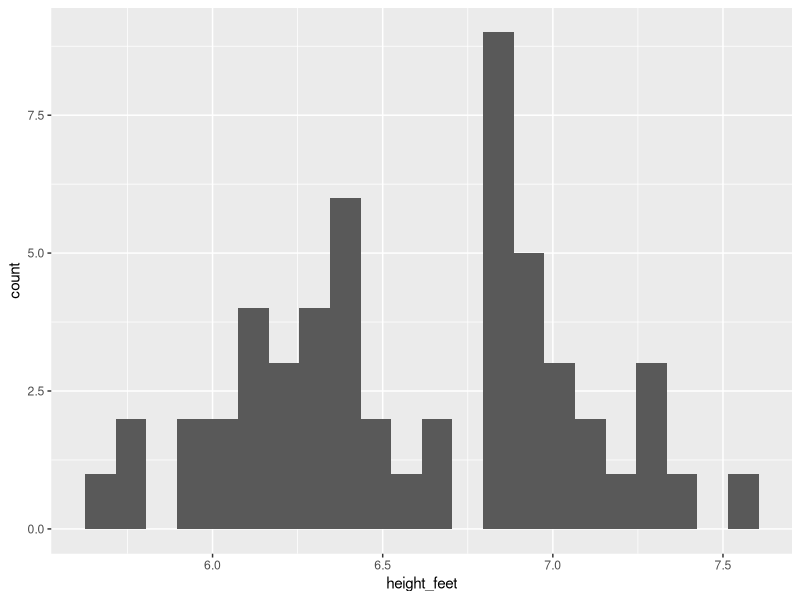
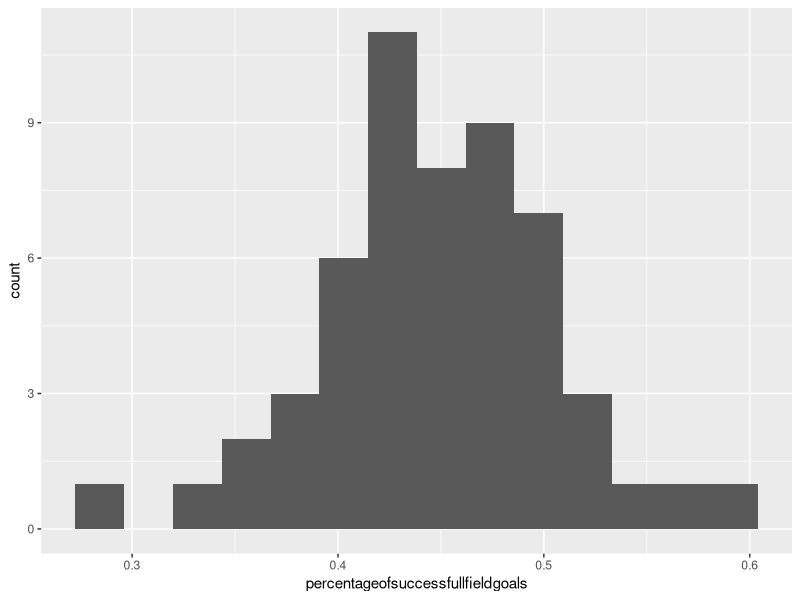
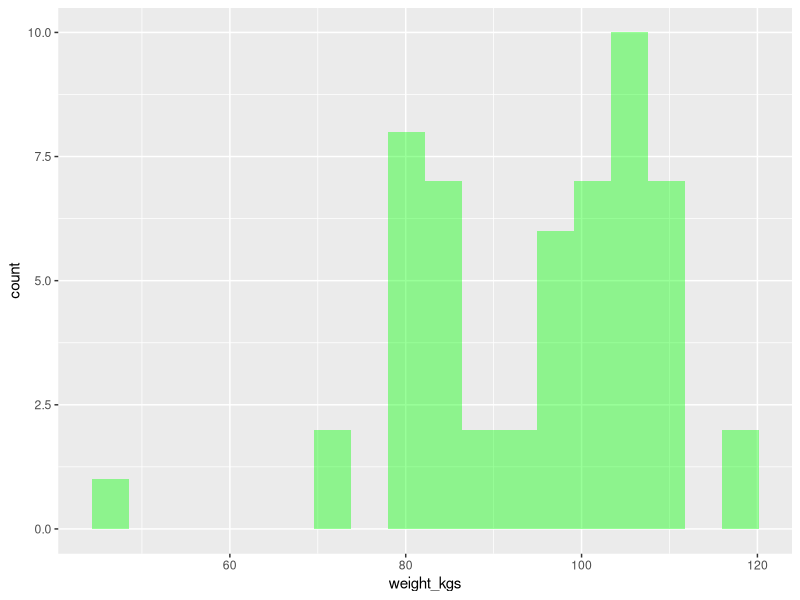
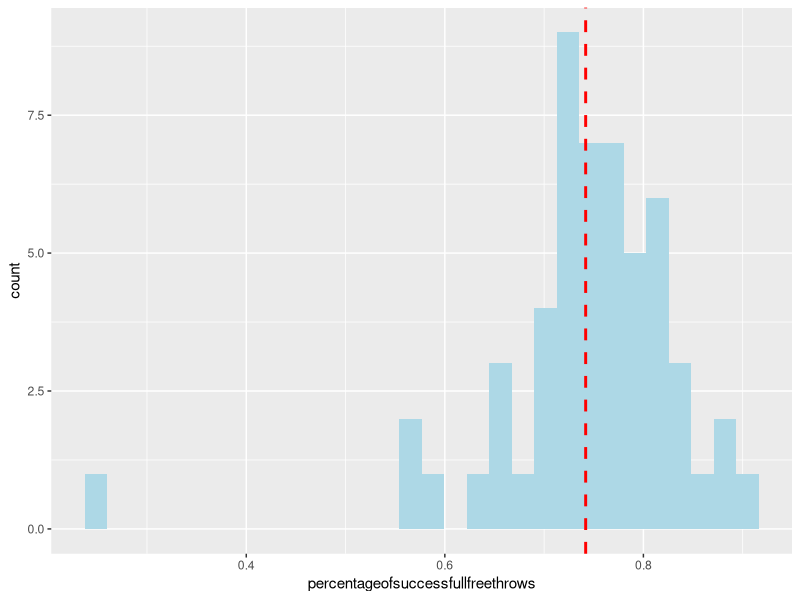
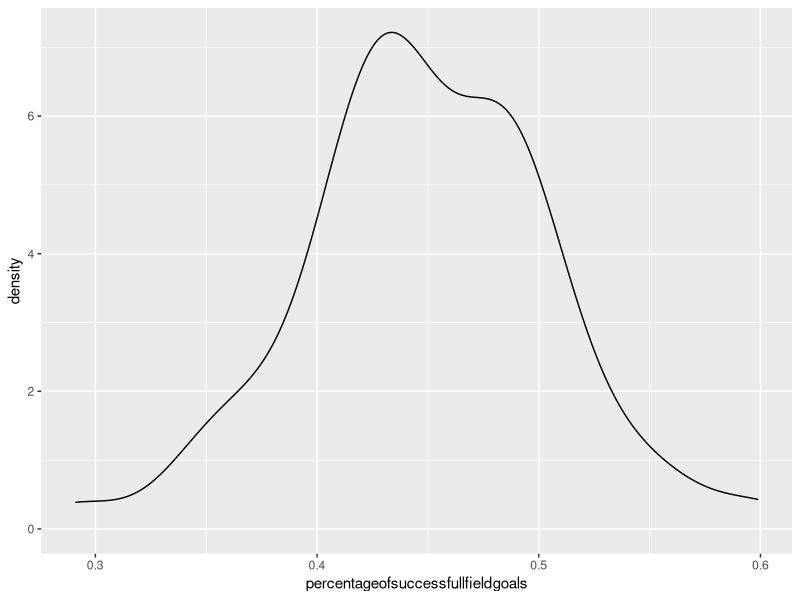
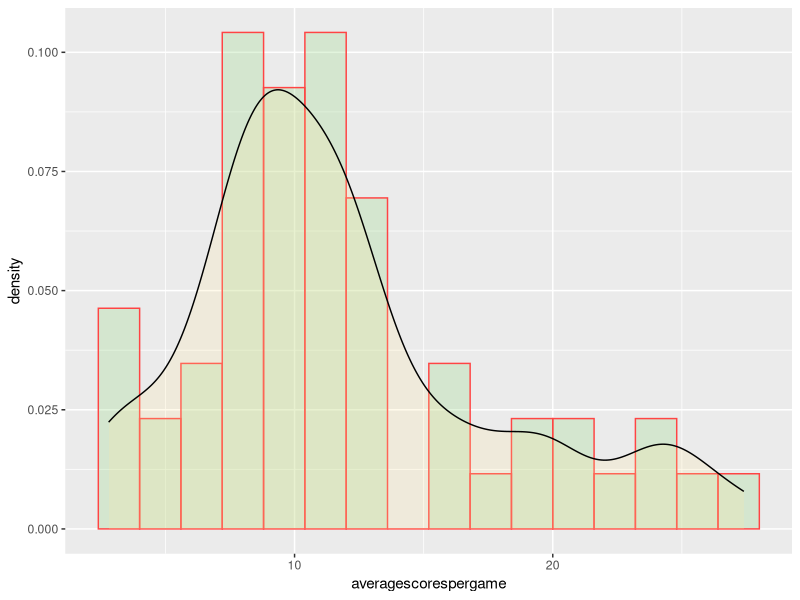
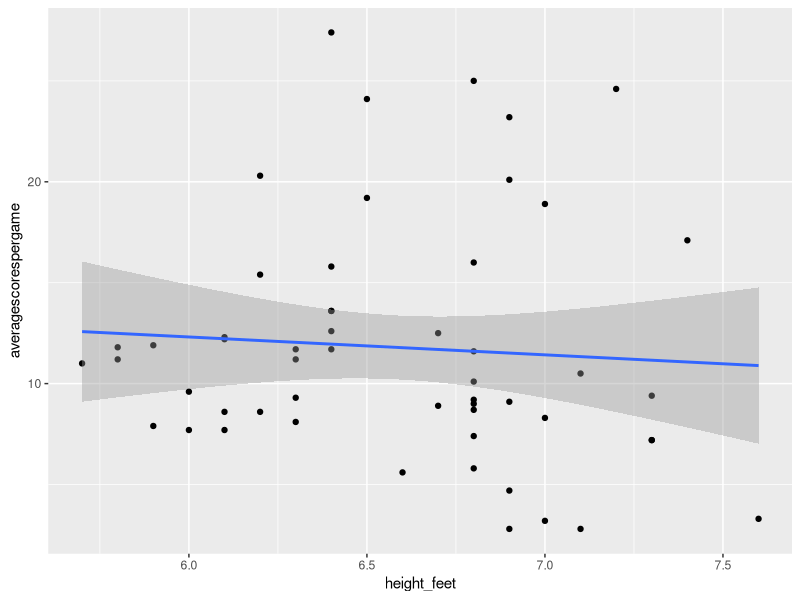
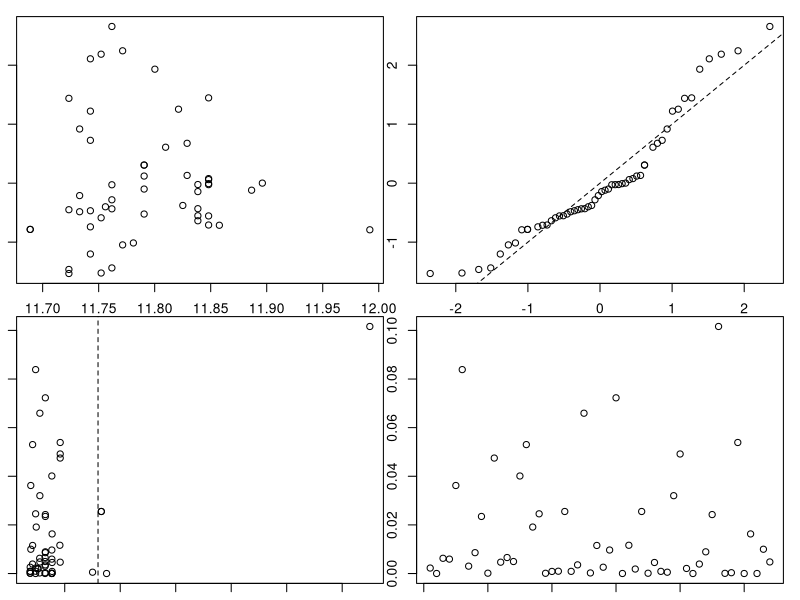

Write the R code that produced these figures, in order.
library(tidyverse)
library(dplyr)
library(boot) # Diagnostic Plots

# Any relationship between scoring and the height/weight?
# If you calculate the BMI, given weight and height can you tell if higher or lower BMI could have an effect on scores
# For multiple regression, we'd like to know how all these inputs contribute to average scorespergame  



# https://www.datacamp.com/community/tutorials/linear-regression-R#what
# http://www.sthda.com/english/wiki/ggplot2-histogram-plot-quick-start-guide-r-software-and-data-visualization#add-mean-line-and-density-plot-on-the-histogram
# http://www.rookie-manager.com/agri-value-chain/
# 

# read the data
nba <- read_csv("data/bbal.csv") %>%
  mutate(weight_kgs = weight_pounds / 2.204)
summary(nba)


# Discrete data is data that has a certain number of values whereas continous data is data that can take any value between 
# a certain range.
# Discrete variables have a range whereas continous doesn't.
# examples of discrete is Number of siblings, number of typos in a book, continous can be temparature, age..e.t.c.

# plot distrinution plots for each variable
# histograms
ggplot(nba, aes(height_feet)) + geom_histogram(binwidth = 0.09)
ggplot(nba, aes(percentageofsuccessfullfieldgoals)) + geom_histogram(bins = 14)
ggplot(nba, aes(weight_kgs)) + geom_histogram(bins = 18, fill="green", alpha=0.4)


# add a mean line using geom_vline()
p <- ggplot(nba, aes(percentageofsuccessfullfreethrows)) + geom_histogram(fill="lightblue") 
p + geom_vline(aes(xintercept = mean(percentageofsuccessfullfreethrows)), color = "red", linetype = "dashed", size = 1)

# Add a density plot to the histogram
ggplot(nba, aes(percentageofsuccessfullfieldgoals)) + geom_density()
ggplot(nba, aes(averagescorespergame)) + geom_histogram(binwidth = 1.6,  aes(y=..density..), color = "#ff4444", fill = "#a0db8e", alpha = 0.3) + 
  geom_density(alpha=.2, fill="#ffe99b")


# using generalised linear models
# linear regression,  
# can higher field goals contribute to av scores?
# can height contribute to higher freeshots?

# plot regression line
ggplot(nba, aes(height_feet,averagescorespergame)) + geom_point() + geom_smooth(method = "glm", method.args = list(family = "gaussian"))

# How does the weight of a player affect the average scores of the game?

# Diagnostic plots to check whether the model fits. 
w_model <- glm(averagescorespergame~weight_kgs, data = nba, family = gaussian)
graphics.off() 
par("mar") 
par(mar=c(1,1,1,1)) 
glm.diag.plots(w_model)

# using base R plot()
par(mfrow = c(2,2))
plot(w_model)

# The Diagnostic Plots generated:-
# Residuals vs Linear predictor should have scattered 'dots'. If the dots are not scattered, then the model is missing key trends in the data
# Quantiles of standard normal should have the dots plotted from bottom-left to top right
# Cooks Statistic/distance - all points should be clustered near 0. 
# Cooks statistic vs case - The data should be lying around 0 in the y-axis

# using coefficients and intercepts
summary(w_model)

# Regression formular
# Positive Regression y = b0 + b1x
# Negative Regression y = b0- b1x

# y = predicted value
# b0 = y intercept(value of y when x is 0)
# b1 = slope of the line
# x = independent variable

# The slope measures the change in the score with respect to the weight

